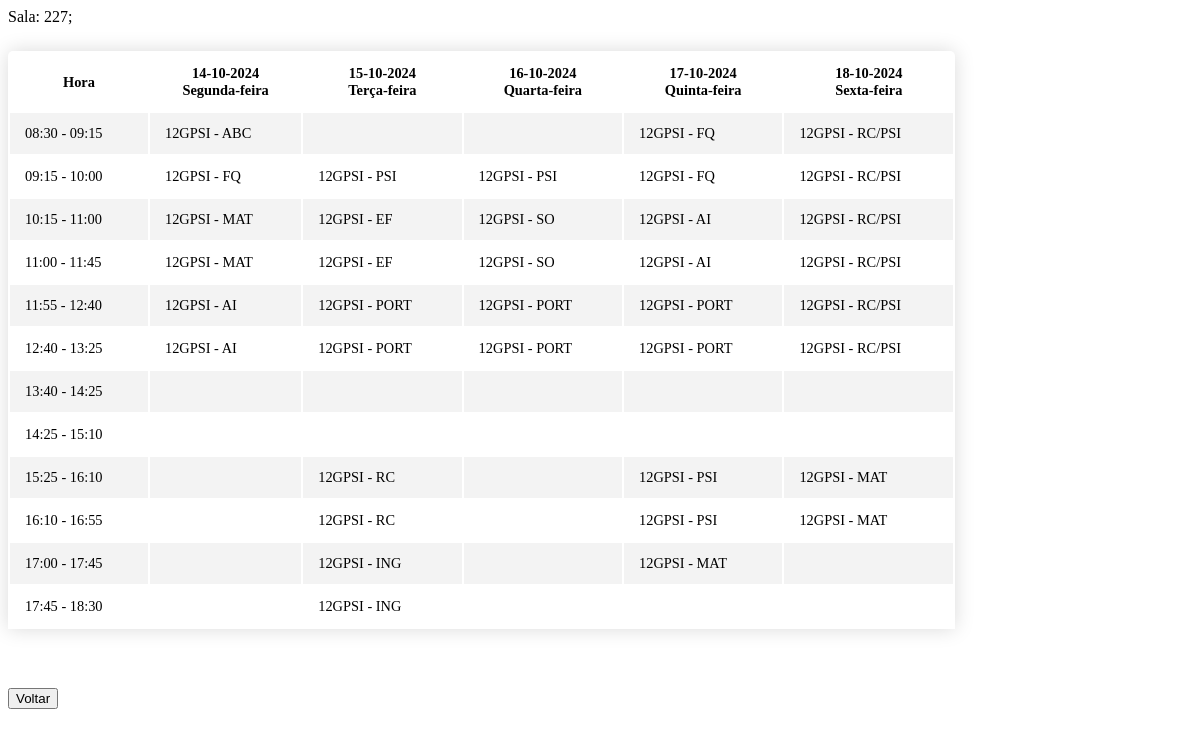
Page /pesquisarsalaadmin.php?pesquisa=227 on the committed database.
### tables this page shows
CREATE TABLE `horarios1` (
  `Nrsala` int(11) NOT NULL,
  `Codhora` varchar(11) NOT NULL,
  `segunda` varchar(20) NOT NULL,
  `terca` varchar(20) NOT NULL,
  `quarta` varchar(20) NOT NULL,
  `quinta` varchar(20) NOT NULL,
  `sexta` varchar(20) NOT NULL
);

### pesquisarsalaadmin.php (the view, shortened to what this page needs)
<?php
include('ligabd.php');
$pesq=$_GET["pesquisa"];
$pesquisa=$pesq;
$sql1="SELECT * FROM horarios1 WHERE Nrsala LIKE '$pesquisa' AND Codhora LIKE '08:30-09:15'";
$resultado1= mysqli_query($mysqli, $sql1);
$numregistos1= mysqli_num_rows($resultado1);
$sql2="SELECT * FROM horarios1 WHERE Nrsala LIKE '$pesquisa' AND Codhora LIKE '09:15-10:00'";
$resultado2= mysqli_query($mysqli, $sql2);
$sql3="SELECT * FROM horarios1 WHERE Nrsala LIKE '$pesquisa' AND Codhora LIKE '10:15-11:00'";
$resultado3= mysqli_query($mysqli, $sql3);
$sql4="SELECT * FROM horarios1 WHERE Nrsala LIKE '$pesquisa' AND Codhora LIKE '11:00-11:45'";
$resultado4= mysqli_query($mysqli, $sql4);
$sql5="SELECT * FROM horarios1 WHERE Nrsala LIKE '$pesquisa' AND Codhora LIKE '11:55-12:40'";
$resultado5= mysqli_query($mysqli, $sql5);
$sql6="SELECT * FROM horarios1 WHERE Nrsala LIKE '$pesquisa' AND Codhora LIKE '12:40-13:25'";
$resultado6= mysqli_query($mysqli, $sql6);
$sql7="SELECT * FROM horarios1 WHERE Nrsala LIKE '$pesquisa' AND Codhora LIKE '13:40-14:25'";
$resultado7= mysqli_query($mysqli, $sql7);
$sql8="SELECT * FROM horarios1 WHERE Nrsala LIKE '$pesquisa' AND Codhora LIKE '14:25-15:10'";
$resultado8= mysqli_query($mysqli, $sql8);
$sql9="SELECT * FROM horarios1 WHERE Nrsala LIKE '$pesquisa' AND Codhora LIKE '15:25-16:10'";
$resultado9= mysqli_query($mysqli, $sql9);
$sql10="SELECT * FROM horarios1 WHERE Nrsala LIKE '$pesquisa' AND Codhora LIKE '16:10-16:55'";
$resultado10= mysqli_query($mysqli, $sql10);
$sql11="SELECT * FROM horarios1 WHERE Nrsala LIKE '$pesquisa' AND Codhora LIKE '17:00-17:45'";
$resultado11= mysqli_query($mysqli, $sql11);
$sql12="SELECT * FROM horarios1 WHERE Nrsala LIKE '$pesquisa' AND Codhora LIKE '17:45-18:30'";
$resultado12= mysqli_query($mysqli, $sql12);
if ($numregistos1==0)
{
    header("Location: salasadmin.php?erro=1");
}
else
echo 'Sala: '.$pesquisa;
$nomesDiasSemana = array(
    'Segunda-feira',
    'Terça-feira',
    'Quarta-feira',
    'Quinta-feira',
    'Sexta-feira'
);
		echo '<table class="content-table">';
		echo "<tr><th>Hora</th>";
		$hoje = new DateTime();
$diaSemana = $hoje->format('N');
$primeiroDiaSemana = $hoje->sub(new DateInterval('P'.($diaSemana - 1).'D'));
for ($i = 0; $i < 5; $i++) {
    $dataAtual = $primeiroDiaSemana->format('d-m-Y');
    $diaSemana = $nomesDiasSemana[$i];
    echo "<th>{$dataAtual}<br>{$diaSemana}</th>";
    $primeiroDiaSemana->add(new DateInterval('P1D'));
}
		echo "</tr>;
		<tr><td>08:30 - 09:15</td>
    		";
			while ($registo1 = mysqli_fetch_array($resultado1)) {
			echo "<td>".$registo1['segunda']."</td>
			<td>".$registo1['terca']."</td>
			<td>".$registo1['quarta']."</td>
			<td>".$registo1['quinta']."</td>
			<td>".$registo1['sexta']."</td></tr>";
		}
		echo "<td>09:15 - 10:00</td>";
			while ($registo2 = mysqli_fetch_array($resultado2)) {
			echo "<td>".$registo2['segunda']."</td>
			<td>".$registo2['terca']."</td>
			<td>".$registo2['quarta']."</td>
			<td>".$registo2['quinta']."</td>
			<td>".$registo2['sexta']."</td></tr>";
		}
		echo "<td>10:15 - 11:00</td>";
			while ($registo3 = mysqli_fetch_array($resultado3)) {
			echo "<td>".$registo3['segunda']."</td>
			<td>".$registo3['terca']."</td>
			<td>".$registo3['quarta']."</td>
			<td>".$registo3['quinta']."</td>
			<td>".$registo3['sexta']."</td></tr>";
		}
		echo "<td>11:00 - 11:45</td>";
			while ($registo4 = mysqli_fetch_array($resultado4)) {
			echo "<td>".$registo4['segunda']."</td>
			<td>".$registo4['terca']."</td>
			<td>".$registo4['quarta']."</td>
			<td>".$registo4['quinta']."</td>
			<td>".$registo4['sexta']."</td></tr>";
		}
		echo "<td>11:55 - 12:40</td>";
			while ($registo5 = mysqli_fetch_array($resultado5)) {
			echo "<td>".$registo5['segunda']."</td>
			<td>".$registo5['terca']."</td>
			<td>".$registo5['quarta']."</td>
			<td>".$registo5['quinta']."</td>
			<td>".$registo5['sexta']."</td></tr>";
		}
		echo "<td>12:40 - 13:25</td>";
			while ($registo6 = mysqli_fetch_array($resultado6)) {
			echo "<td>".$registo6['segunda']."</td>
			<td>".$registo6['terca']."</td>
			<td>".$registo6['quarta']."</td>
			<td>".$registo6['quinta']."</td>
			<td>".$registo6['sexta']."</td></tr>";
		}
		echo "<td>13:40 - 14:25</td>";
			while ($registo7 = mysqli_fetch_array($resultado7)) {
			echo "<td>".$registo7['segunda']."</td>
			<td>".$registo7['terca']."</td>
			<td>".$registo7['quarta']."</td>
			<td>".$registo7['quinta']."</td>
			<td>".$registo7['sexta']."</td></tr>";
		}
		echo "<td>14:25 - 15:10</td>";
			while ($registo8 = mysqli_fetch_array($resultado8)) {
			echo "<td>".$registo8['segunda']."</td>
			<td>".$registo8['terca']."</td>
			<td>".$registo8['quarta']."</td>
			<td>".$registo8['quinta']."</td>
			<td>".$registo8['sexta']."</td></tr>";
		}
		echo "<td>15:25 - 16:10</td>";
			while ($registo9 = mysqli_fetch_array($resultado9)) {
			echo "<td>".$registo9['segunda']."</td>
			<td>".$registo9['terca']."</td>
			<td>".$registo9['quarta']."</td>
			<td>".$registo9['quinta']."</td>
			<td>".$registo9['sexta']."</td></tr>";
		}
		echo "<td>16:10 - 16:55</td>";
			while ($registo10 = mysqli_fetch_array($resultado10)) {
			echo "<td>".$registo10['segunda']."</td>
			<td>".$registo10['terca']."</td>
			<td>".$registo10['quarta']."</td>
			<td>".$registo10['quinta']."</td>
			<td>".$registo10['sexta']."</td></tr>";
		}
		echo "<td>17:00 - 17:45</td>";
			while ($registo11 = mysqli_fetch_array($resultado11)) {
			echo "<td>".$registo11['segunda']."</td>
			<td>".$registo11['terca']."</td>
			<td>".$registo11['quarta']."</td>
			<td>".$registo11['quinta']."</td>
			<td>".$registo11['sexta']."</td></tr>";
		}
		echo "<td>17:45 - 18:30</td>";
			while ($registo12 = mysqli_fetch_array($resultado12)) {
			echo "<td>".$registo12['segunda']."</td>
			<td>".$registo12['terca']."</td>
			<td>".$registo12['quarta']."</td>
			<td>".$registo12['quinta']."</td>
			<td>".$registo12['sexta']."</td></tr>";
		}
	echo "</table>";
	echo "<form action = \"salasadmin.php\" method = \"POST\">
	<p><input class=\"voltar\" type = \"submit\" value = \"Voltar\"></p>
	</form >";
?>

### pesquisarsalaadmin.php (style rules this page uses)
.content-table { border: 1px; margin: 25px 0; font-size: 0.9em; border-radius: 5px 5px 0 0; overflow: hidden; box-shadow: 0 0 20px rgba(0, 0, 0, 0.15); width: 80%; }
.content-table th, .content-table td { padding: 12px 15px; }
.content-table tbody tr { border-bottom: 1px solid #dddddd; }
.content-table tbody tr:nth-of-type(even) { background-color: #f3f3f3; }

### rows in the picture
horarios1: segunda "12GPSI - ABC", quinta "12GPSI - FQ", sexta "12GPSI - RC/PSI"
horarios1: segunda "12GPSI - FQ", terca "12GPSI - PSI", quarta "12GPSI - PSI", quinta "12GPSI - FQ", sexta "12GPSI - RC/PSI"
horarios1: segunda "12GPSI - MAT", terca "12GPSI - EF", quarta "12GPSI - SO", quinta "12GPSI - AI", sexta "12GPSI - RC/PSI"
horarios1: segunda "12GPSI - MAT", terca "12GPSI - EF", quarta "12GPSI - SO", quinta "12GPSI - AI", sexta "12GPSI - RC/PSI"
horarios1: segunda "12GPSI - AI", terca "12GPSI - PORT", quarta "12GPSI - PORT", quinta "12GPSI - PORT", sexta "12GPSI - RC/PSI"
horarios1: segunda "12GPSI - AI", terca "12GPSI - PORT", quarta "12GPSI - PORT", quinta "12GPSI - PORT", sexta "12GPSI - RC/PSI"
horarios1: terca "12GPSI - RC", quinta "12GPSI - PSI", sexta "12GPSI - MAT"
horarios1: terca "12GPSI - RC", quinta "12GPSI - PSI", sexta "12GPSI - MAT"
horarios1: terca "12GPSI - ING", quinta "12GPSI - MAT"
horarios1: terca "12GPSI - ING"

### other values in the picture
$pesquisa "227;"
$diaSemana "Segunda-feira"
$diaSemana "Terça-feira"
$diaSemana "Quarta-feira"
$diaSemana "Quinta-feira"
$diaSemana "Sexta-feira"
